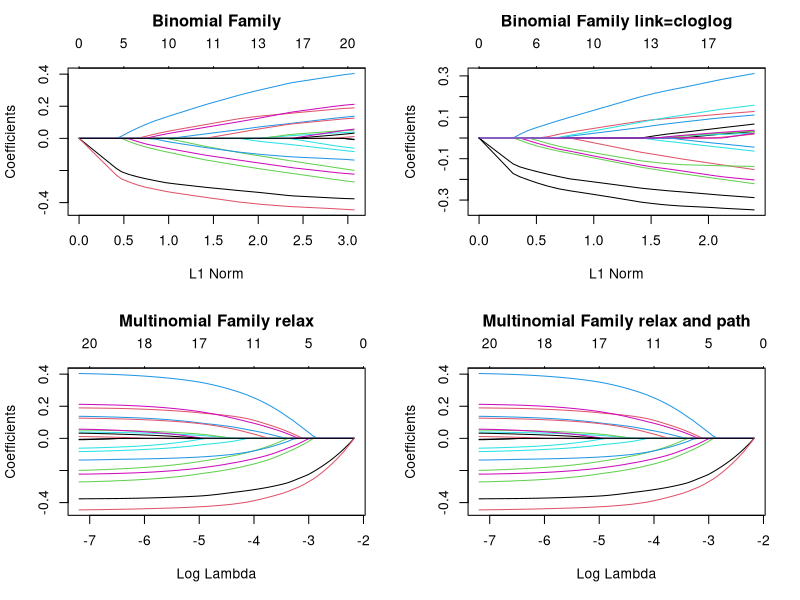

Write the R code that produced this figure.
# 加载带有惩罚项的广义线性模型
library("glmnet")
# 设置工作路径
setwd("D:\\softwares\\applied statistics\\rcodelearning\\chap44\\sourcecode")
# 生成数据
set.seed(1010)
x <- matrix(rnorm(100 * 20), 100, 20)
y <- sample(c(0, 1), 100, replace = TRUE)
fit <- glmnet(x, y, family = "binomial")
fitn <- glmnet(x, y, family = binomial(link = cloglog))
fitr <- glmnet(x, y, family = "binomial", relax = TRUE)
fitrp <- glmnet(x, y, family = "binomial", relax = TRUE, path = TRUE)
dev.new()
pdf("../codeimage/code5.pdf")
par(mfrow = c(2, 2))
plot(fit)
title("Binomial Family", line = 2.5)
plot(fitn)
title("Binomial Family link=cloglog", line = 2.5)
plot(fitr)
title("Multinomial Family relax", line = 2.5)
plot(fitrp)
title("Multinomial Family relax and path", line = 2.5)
dev.off()
dev.off()
# 保存工作空间
save.image("R9.RData")
